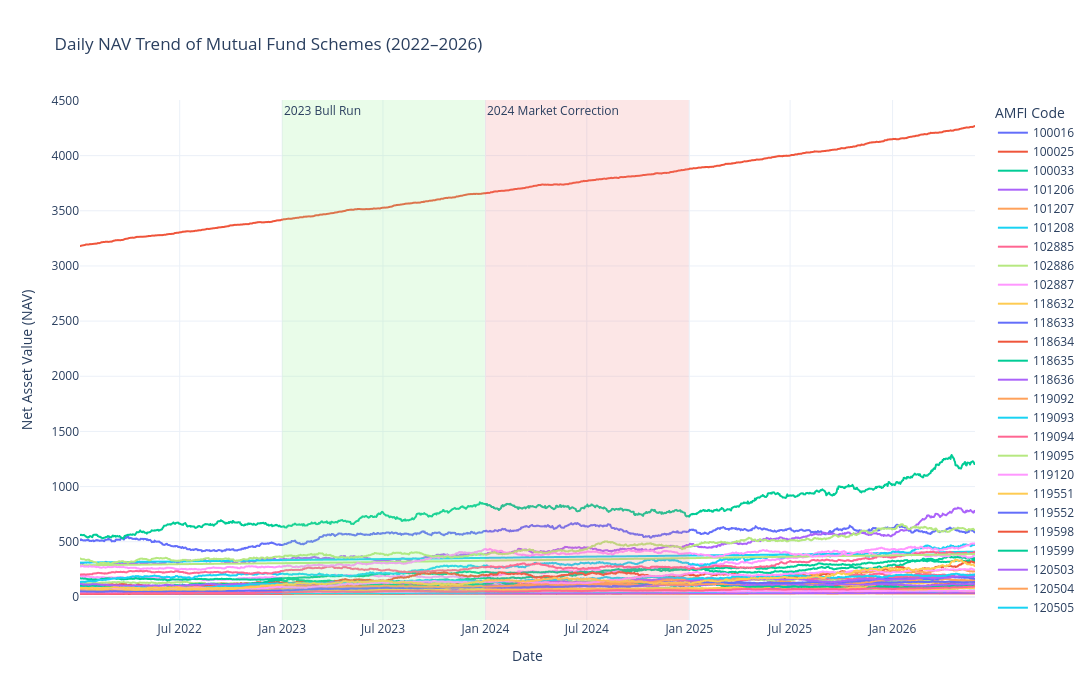

Notebook code for this chart:
### Markdown cell above
Insight 1
The daily NAV of most mutual fund schemes showed a steady upward trend from 2022 to 2026. A strong market rally was visible during 2023, while 2024 experienced periods of market correction.

### Code cell
fig = px.line(
    nav_df,
    x="date",
    y="nav",
    color="amfi_code",
    title="Daily NAV Trend of Mutual Fund Schemes (2022–2026)",
    labels={
        "date": "Date",
        "nav": "Net Asset Value (NAV)",
        "amfi_code": "AMFI Code"
    }
)

# Highlight 2023 Bull Run
fig.add_vrect(
    x0="2023-01-01",
    x1="2023-12-31",
    fillcolor="lightgreen",
    opacity=0.2,
    line_width=0,
    annotation_text="2023 Bull Run",
    annotation_position="top left"
)

# Highlight 2024 Market Correction
fig.add_vrect(
    x0="2024-01-01",
    x1="2024-12-31",
    fillcolor="lightcoral",
    opacity=0.2,
    line_width=0,
    annotation_text="2024 Market Correction",
    annotation_position="top left"
)

fig.update_layout(
    template="plotly_white",
    width=1200,
    height=700,
    legend_title="AMFI Code"
)

fig.show()

### Figure 1 — Plotly figure (JSON) as saved in the notebook; plotly's stock layout.template omitted (floating-point values rounded to 4 significant figures; data arrays with more than 128 entries replaced by an {"elided": "..."} marker saying what was removed)
{"data": [{"hovertemplate": "AMFI Code=100016<br>Date=%{x}<br>Net Asset Value (NAV)=%{y}<extra></extra>", "legendgroup": "100016", "line": {"color": "#636efa", "dash": "solid"}, "marker": {"symbol": "circle"}, "mode": "lines", "name": "100016", "showlegend": true, "type": "scattergl", "x": {"elided": "1150 str values"}, "xaxis": "x", "y": {"elided": "1150 float values"}, "yaxis": "y"}, {"hovertemplate": "AMFI Code=100025<br>Date=%{x}<br>Net Asset Value (NAV)=%{y}<extra></extra>", "legendgroup": "100025", "line": {"color": "#EF553B", "dash": "solid"}, "marker": {"symbol": "circle"}, "mode": "lines", "name": "100025", "showlegend": true, "type": "scattergl", "x": {"elided": "1150 str values"}, "xaxis": "x", "y": {"elided": "1150 float values"}, "yaxis": "y"}, {"hovertemplate": "AMFI Code=100033<br>Date=%{x}<br>Net Asset Value (NAV)=%{y}<extra></extra>", "legendgroup": "100033", "line": {"color": "#00cc96", "dash": "solid"}, "marker": {"symbol": "circle"}, "mode": "lines", "name": "100033", "showlegend": true, "type": "scattergl", "x": {"elided": "1150 str values"}, "xaxis": "x", "y": {"elided": "1150 float values"}, "yaxis": "y"}, {"hovertemplate": "AMFI Code=101206<br>Date=%{x}<br>Net Asset Value (NAV)=%{y}<extra></extra>", "legendgroup": "101206", "line": {"color": "#ab63fa", "dash": "solid"}, "marker": {"symbol": "circle"}, "mode": "lines", "name": "101206", "showlegend": true, "type": "scattergl", "x": {"elided": "1150 str values"}, "xaxis": "x", "y": {"elided": "1150 float values"}, "yaxis": "y"}, {"hovertemplate": "AMFI Code=101207<br>Date=%{x}<br>Net Asset Value (NAV)=%{y}<extra></extra>", "legendgroup": "101207", "line": {"color": "#FFA15A", "dash": "solid"}, "marker": {"symbol": "circle"}, "mode": "lines", "name": "101207", "showlegend": true, "type": "scattergl", "x": {"elided": "1150 str values"}, "xaxis": "x", "y": {"elided": "1150 float values"}, "yaxis": "y"}, {"hovertemplate": "AMFI Code=101208<br>Date=%{x}<br>Net Asset Value (NAV)=%{y}<extra></extra>", "legendgroup": "101208", "line": {"color": "#19d3f3", "dash": "solid"}, "marker": {"symbol": "circle"}, "mode": "lines", "name": "101208", "showlegend": true, "type": "scattergl", "x": {"elided": "1150 str values"}, "xaxis": "x", "y": {"elided": "1150 float values"}, "yaxis": "y"}, {"hovertemplate": "AMFI Code=102885<br>Date=%{x}<br>Net Asset Value (NAV)=%{y}<extra></extra>", "legendgroup": "102885", "line": {"color": "#FF6692", "dash": "solid"}, "marker": {"symbol": "circle"}, "mode": "lines", "name": "102885", "showlegend": true, "type": "scattergl", "x": {"elided": "1150 str values"}, "xaxis": "x", "y": {"elided": "1150 float values"}, "yaxis": "y"}, {"hovertemplate": "AMFI Code=102886<br>Date=%{x}<br>Net Asset Value (NAV)=%{y}<extra></extra>", "legendgroup": "102886", "line": {"color": "#B6E880", "dash": "solid"}, "marker": {"symbol": "circle"}, "mode": "lines", "name": "102886", "showlegend": true, "type": "scattergl", "x": {"elided": "1150 str values"}, "xaxis": "x", "y": {"elided": "1150 float values"}, "yaxis": "y"}, {"hovertemplate": "AMFI Code=102887<br>Date=%{x}<br>Net Asset Value (NAV)=%{y}<extra></extra>", "legendgroup": "102887", "line": {"color": "#FF97FF", "dash": "solid"}, "marker": {"symbol": "circle"}, "mode": "lines", "name": "102887", "showlegend": true, "type": "scattergl", "x": {"elided": "1150 str values"}, "xaxis": "x", "y": {"elided": "1150 float values"}, "yaxis": "y"}, {"hovertemplate": "AMFI Code=118632<br>Date=%{x}<br>Net Asset Value (NAV)=%{y}<extra></extra>", "legendgroup": "118632", "line": {"color": "#FECB52", "dash": "solid"}, "marker": {"symbol": "circle"}, "mode": "lines", "name": "118632", "showlegend": true, "type": "scattergl", "x": {"elided": "1150 str values"}, "xaxis": "x", "y": {"elided": "1150 float values"}, "yaxis": "y"}, {"hovertemplate": "AMFI Code=118633<br>Date=%{x}<br>Net Asset Value (NAV)=%{y}<extra></extra>", "legendgroup": "118633", "line": {"color": "#636efa", "dash": "solid"}, "marker": {"symbol": "circle"}, "mode": "lines", "name": "118633", "showlegend": true, "type": "scattergl", "x": {"elided": "1150 str values"}, "xaxis": "x", "y": {"elided": "1150 float values"}, "yaxis": "y"}, {"hovertemplate": "AMFI Code=118634<br>Date=%{x}<br>Net Asset Value (NAV)=%{y}<extra></extra>", "legendgroup": "118634", "line": {"color": "#EF553B", "dash": "solid"}, "marker": {"symbol": "circle"}, "mode": "lines", "name": "118634", "showlegend": true, "type": "scattergl", "x": {"elided": "1150 str values"}, "xaxis": "x", "y": {"elided": "1150 float values"}, "yaxis": "y"}, {"hovertemplate": "AMFI Code=118635<br>Date=%{x}<br>Net Asset Value (NAV)=%{y}<extra></extra>", "legendgroup": "118635", "line": {"color": "#00cc96", "dash": "solid"}, "marker": {"symbol": "circle"}, "mode": "lines", "name": "118635", "showlegend": true, "type": "scattergl", "x": {"elided": "1150 str values"}, "xaxis": "x", "y": {"elided": "1150 float values"}, "yaxis": "y"}, {"hovertemplate": "AMFI Code=118636<br>Date=%{x}<br>Net Asset Value (NAV)=%{y}<extra></extra>", "legendgroup": "118636", "line": {"color": "#ab63fa", "dash": "solid"}, "marker": {"symbol": "circle"}, "mode": "lines", "name": "118636", "showlegend": true, "type": "scattergl", "x": {"elided": "1150 str values"}, "xaxis": "x", "y": {"elided": "1150 float values"}, "yaxis": "y"}, {"hovertemplate": "AMFI Code=119092<br>Date=%{x}<br>Net Asset Value (NAV)=%{y}<extra></extra>", "legendgroup": "119092", "line": {"color": "#FFA15A", "dash": "solid"}, "marker": {"symbol": "circle"}, "mode": "lines", "name": "119092", "showlegend": true, "type": "scattergl", "x": {"elided": "1150 str values"}, "xaxis": "x", "y": {"elided": "1150 float values"}, "yaxis": "y"}, {"hovertemplate": "AMFI Code=119093<br>Date=%{x}<br>Net Asset Value (NAV)=%{y}<extra></extra>", "legendgroup": "119093", "line": {"color": "#19d3f3", "dash": "solid"}, "marker": {"symbol": "circle"}, "mode": "lines", "name": "119093", "showlegend": true, "type": "scattergl", "x": {"elided": "1150 str values"}, "xaxis": "x", "y": {"elided": "1150 float values"}, "yaxis": "y"}, {"hovertemplate": "AMFI Code=119094<br>Date=%{x}<br>Net Asset Value (NAV)=%{y}<extra></extra>", "legendgroup": "119094", "line": {"color": "#FF6692", "dash": "solid"}, "marker": {"symbol": "circle"}, "mode": "lines", "name": "119094", "showlegend": true, "type": "scattergl", "x": {"elided": "1150 str values"}, "xaxis": "x", "y": {"elided": "1150 float values"}, "yaxis": "y"}, {"hovertemplate": "AMFI Code=119095<br>Date=%{x}<br>Net Asset Value (NAV)=%{y}<extra></extra>", "legendgroup": "119095", "line": {"color": "#B6E880", "dash": "solid"}, "marker": {"symbol": "circle"}, "mode": "lines", "name": "119095", "showlegend": true, "type": "scattergl", "x": {"elided": "1150 str values"}, "xaxis": "x", "y": {"elided": "1150 float values"}, "yaxis": "y"}, {"hovertemplate": "AMFI Code=119120<br>Date=%{x}<br>Net Asset Value (NAV)=%{y}<extra></extra>", "legendgroup": "119120", "line": {"color": "#FF97FF", "dash": "solid"}, "marker": {"symbol": "circle"}, "mode": "lines", "name": "119120", "showlegend": true, "type": "scattergl", "x": {"elided": "1150 str values"}, "xaxis": "x", "y": {"elided": "1150 float values"}, "yaxis": "y"}, {"hovertemplate": "AMFI Code=119551<br>Date=%{x}<br>Net Asset Value (NAV)=%{y}<extra></extra>", "legendgroup": "119551", "line": {"color": "#FECB52", "dash": "solid"}, "marker": {"symbol": "circle"}, "mode": "lines", "name": "119551", "showlegend": true, "type": "scattergl", "x": {"elided": "1150 str values"}, "xaxis": "x", "y": {"elided": "1150 float values"}, "yaxis": "y"}, {"hovertemplate": "AMFI Code=119552<br>Date=%{x}<br>Net Asset Value (NAV)=%{y}<extra></extra>", "legendgroup": "119552", "line": {"color": "#636efa", "dash": "solid"}, "marker": {"symbol": "circle"}, "mode": "lines", "name": "119552", "showlegend": true, "type": "scattergl", "x": {"elided": "1150 str values"}, "xaxis": "x", "y": {"elided": "1150 float values"}, "yaxis": "y"}, {"hovertemplate": "AMFI Code=119598<br>Date=%{x}<br>Net Asset Value (NAV)=%{y}<extra></extra>", "legendgroup": "119598", "line": {"color": "#EF553B", "dash": "solid"}, "marker": {"symbol": "circle"}, "mode": "lines", "name": "119598", "showlegend": true, "type": "scattergl", "x": {"elided": "1150 str values"}, "xaxis": "x", "y": {"elided": "1150 float values"}, "yaxis": "y"}, {"hovertemplate": "AMFI Code=119599<br>Date=%{x}<br>Net Asset Value (NAV)=%{y}<extra></extra>", "legendgroup": "119599", "line": {"color": "#00cc96", "dash": "solid"}, "marker": {"symbol": "circle"}, "mode": "lines", "name": "119599", "showlegend": true, "type": "scattergl", "x": {"elided": "1150 str values"}, "xaxis": "x", "y": {"elided": "1150 float values"}, "yaxis": "y"}, {"hovertemplate": "AMFI Code=120503<br>Date=%{x}<br>Net Asset Value (NAV)=%{y}<extra></extra>", "legendgroup": "120503", "line": {"color": "#ab63fa", "dash": "solid"}, "marker": {"symbol": "circle"}, "mode": "lines", "name": "120503", "showlegend": true, "type": "scattergl", "x": {"elided": "1150 str values"}, "xaxis": "x", "y": {"elided": "1150 float values"}, "yaxis": "y"}, {"hovertemplate": "AMFI Code=120504<br>Date=%{x}<br>Net Asset Value (NAV)=%{y}<extra></extra>", "legendgroup": "120504", "line": {"color": "#FFA15A", "dash": "solid"}, "marker": {"symbol": "circle"}, "mode": "lines", "name": "120504", "showlegend": true, "type": "scattergl", "x": {"elided": "1150 str values"}, "xaxis": "x", "y": {"elided": "1150 float values"}, "yaxis": "y"}, {"hovertemplate": "AMFI Code=120505<br>Date=%{x}<br>Net Asset Value (NAV)=%{y}<extra></extra>", "legendgroup": "120505", "line": {"color": "#19d3f3", "dash": "solid"}, "marker": {"symbol": "circle"}, "mode": "lines", "name": "120505", "showlegend": true, "type": "scattergl", "x": {"elided": "1150 str values"}, "xaxis": "x", "y": {"elided": "1150 float values"}, "yaxis": "y"}, {"hovertemplate": "AMFI Code=120506<br>Date=%{x}<br>Net Asset Value (NAV)=%{y}<extra></extra>", "legendgroup": "120506", "line": {"color": "#FF6692", "dash": "solid"}, "marker": {"symbol": "circle"}, "mode": "lines", "name": "120506", "showlegend": true, "type": "scattergl", "x": {"elided": "1150 str values"}, "xaxis": "x", "y": {"elided": "1150 float values"}, "yaxis": "y"}, {"hovertemplate": "AMFI Code=120507<br>Date=%{x}<br>Net Asset Value (NAV)=%{y}<extra></extra>", "legendgroup": "120507", "line": {"color": "#B6E880", "dash": "solid"}, "marker": {"symbol": "circle"}, "mode": "lines", "name": "120507", "showlegend": true, "type": "scattergl", "x": {"elided": "1150 str values"}, "xaxis": "x", "y": {"elided": "1150 float values"}, "yaxis": "y"}, {"hovertemplate": "AMFI Code=120841<br>Date=%{x}<br>Net Asset Value (NAV)=%{y}<extra></extra>", "legendgroup": "120841", "line": {"color": "#FF97FF", "dash": "solid"}, "marker": {"symbol": "circle"}, "mode": "lines", "name": "120841", "showlegend": true, "type": "scattergl", "x": {"elided": "1150 str values"}, "xaxis": "x", "y": {"elided": "1150 float values"}, "yaxis": "y"}, {"hovertemplate": "AMFI Code=120842<br>Date=%{x}<br>Net Asset Value (NAV)=%{y}<extra></extra>", "legendgroup": "120842", "line": {"color": "#FECB52", "dash": "solid"}, "marker": {"symbol": "circle"}, "mode": "lines", "name": "120842", "showlegend": true, "type": "scattergl", "x": {"elided": "1150 str values"}, "xaxis": "x", "y": {"elided": "1150 float values"}, "yaxis": "y"}, {"hovertemplate": "AMFI Code=120843<br>Date=%{x}<br>Net Asset Value (NAV)=%{y}<extra></extra>", "legendgroup": "120843", "line": {"color": "#636efa", "dash": "solid"}, "marker": {"symbol": "circle"}, "mode": "lines", "name": "120843", "showlegend": true, "type": "scattergl", "x": {"elided": "1150 str values"}, "xaxis": "x", "y": {"elided": "1150 float values"}, "yaxis": "y"}, {"hovertemplate": "AMFI Code=120844<br>Date=%{x}<br>Net Asset Value (NAV)=%{y}<extra></extra>", "legendgroup": "120844", "line": {"color": "#EF553B", "dash": "solid"}, "marker": {"symbol": "circle"}, "mode": "lines", "name": "120844", "showlegend": true, "type": "scattergl", "x": {"elided": "1150 str values"}, "xaxis": "x", "y": {"elided": "1150 float values"}, "yaxis": "y"}, {"hovertemplate": "AMFI Code=125497<br>Date=%{x}<br>Net Asset Value (NAV)=%{y}<extra></extra>", "legendgroup": "125497", "line": {"color": "#00cc96", "dash": "solid"}, "marker": {"symbol": "circle"}, "mode": "lines", "name": "125497", "showlegend": true, "type": "scattergl", "x": {"elided": "1150 str values"}, "xaxis": "x", "y": {"elided": "1150 float values"}, "yaxis": "y"}, {"hovertemplate": "AMFI Code=125498<br>Date=%{x}<br>Net Asset Value (NAV)=%{y}<extra></extra>", "legendgroup": "125498", "line": {"color": "#ab63fa", "dash": "solid"}, "marker": {"symbol": "circle"}, "mode": "lines", "name": "125498", "showlegend": true, "type": "scattergl", "x": {"elided": "1150 str values"}, "xaxis": "x", "y": {"elided": "1150 float values"}, "yaxis": "y"}, {"hovertemplate": "AMFI Code=148567<br>Date=%{x}<br>Net Asset Value (NAV)=%{y}<extra></extra>", "legendgroup": "148567", "line": {"color": "#FFA15A", "dash": "solid"}, "marker": {"symbol": "circle"}, "mode": "lines", "name": "148567", "showlegend": true, "type": "scattergl", "x": {"elided": "1150 str values"}, "xaxis": "x", "y": {"elided": "1150 float values"}, "yaxis": "y"}, {"hovertemplate": "AMFI Code=148568<br>Date=%{x}<br>Net Asset Value (NAV)=%{y}<extra></extra>", "legendgroup": "148568", "line": {"color": "#19d3f3", "dash": "solid"}, "marker": {"symbol": "circle"}, "mode": "lines", "name": "148568", "showlegend": true, "type": "scattergl", "x": {"elided": "1150 str values"}, "xaxis": "x", "y": {"elided": "1150 float values"}, "yaxis": "y"}, {"hovertemplate": "AMFI Code=148569<br>Date=%{x}<br>Net Asset Value (NAV)=%{y}<extra></extra>", "legendgroup": "148569", "line": {"color": "#FF6692", "dash": "solid"}, "marker": {"symbol": "circle"}, "mode": "lines", "name": "148569", "showlegend": true, "type": "scattergl", "x": {"elided": "1150 str values"}, "xaxis": "x", "y": {"elided": "1150 float values"}, "yaxis": "y"}, {"hovertemplate": "AMFI Code=149322<br>Date=%{x}<br>Net Asset Value (NAV)=%{y}<extra></extra>", "legendgroup": "149322", "line": {"color": "#B6E880", "dash": "solid"}, "marker": {"symbol": "circle"}, "mode": "lines", "name": "149322", "showlegend": true, "type": "scattergl", "x": {"elided": "1150 str values"}, "xaxis": "x", "y": {"elided": "1150 float values"}, "yaxis": "y"}, {"hovertemplate": "AMFI Code=149323<br>Date=%{x}<br>Net Asset Value (NAV)=%{y}<extra></extra>", "legendgroup": "149323", "line": {"color": "#FF97FF", "dash": "solid"}, "marker": {"symbol": "circle"}, "mode": "lines", "name": "149323", "showlegend": true, "type": "scattergl", "x": {"elided": "1150 str values"}, "xaxis": "x", "y": {"elided": "1150 float values"}, "yaxis": "y"}, {"hovertemplate": "AMFI Code=149324<br>Date=%{x}<br>Net Asset Value (NAV)=%{y}<extra></extra>", "legendgroup": "149324", "line": {"color": "#FECB52", "dash": "solid"}, "marker": {"symbol": "circle"}, "mode": "lines", "name": "149324", "showlegend": true, "type": "scattergl", "x": {"elided": "1150 str values"}, "xaxis": "x", "y": {"elided": "1150 float values"}, "yaxis": "y"}], "layout": {"annotations": [{"showarrow": false, "text": "2023 Bull Run", "x": "2023-01-01", "xanchor": "left", "xref": "x", "y": 1, "yanchor": "top", "yref": "y domain"}, {"showarrow": false, "text": "2024 Market Correction", "x": "2024-01-01", "xanchor": "left", "xref": "x", "y": 1, "yanchor": "top", "yref": "y domain"}], "height": 700, "legend": {"title": {"text": "AMFI Code"}, "tracegroupgap": 0}, "shapes": [{"fillcolor": "lightgreen", "line": {"width": 0}, "opacity": 0.2, "type": "rect", "x0": "2023-01-01", "x1": "2023-12-31", "xref": "x", "y0": 0, "y1": 1, "yref": "y domain"}, {"fillcolor": "lightcoral", "line": {"width": 0}, "opacity": 0.2, "type": "rect", "x0": "2024-01-01", "x1": "2024-12-31", "xref": "x", "y0": 0, "y1": 1, "yref": "y domain"}], "title": {"text": "Daily NAV Trend of Mutual Fund Schemes (2022–2026)"}, "width": 1200, "xaxis": {"anchor": "y", "domain": [0, 1], "title": {"text": "Date"}}, "yaxis": {"anchor": "x", "domain": [0, 1], "title": {"text": "Net Asset Value (NAV)"}}}}
